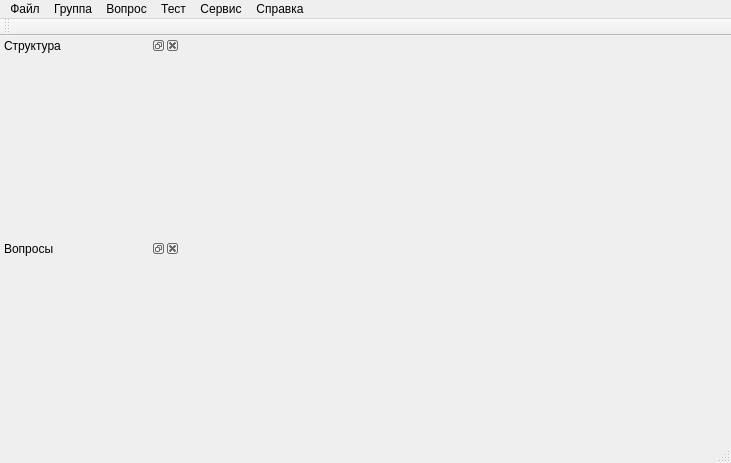
<?xml version="1.0" encoding="UTF-8"?>
<ui version="4.0">
 <class>MainWindow</class>
 <widget class="QMainWindow" name="MainWindow">
  <property name="windowModality">
   <enum>Qt::WindowModal</enum>
  </property>
  <property name="geometry">
   <rect>
    <x>0</x>
    <y>0</y>
    <width>731</width>
    <height>463</height>
   </rect>
  </property>
  <property name="windowTitle">
   <string>Редактор тестов</string>
  </property>
  <property name="windowIcon">
   <iconset resource="../../res/res.qrc">
    <normaloff>:/TestBuilder/sample.ico</normaloff>:/TestBuilder/sample.ico</iconset>
  </property>
  <property name="autoFillBackground">
   <bool>false</bool>
  </property>
  <property name="styleSheet">
   <string notr="true">#QuestPanel
{ 
background-color: gainsboro;
background-image: url(:/images/pagefold.png);
background-position: top right;
background-repeat: no-repeat
}</string>
  </property>
  <property name="documentMode">
   <bool>false</bool>
  </property>
  <widget class="QWidget" name="centralWidget"/>
  <widget class="QMenuBar" name="menuBar">
   <property name="geometry">
    <rect>
     <x>0</x>
     <y>0</y>
     <width>731</width>
     <height>21</height>
    </rect>
   </property>
   <widget class="QMenu" name="fileMenu">
    <property name="title">
     <string>Файл</string>
    </property>
   </widget>
   <widget class="QMenu" name="questMainMenu">
    <property name="title">
     <string>Тест</string>
    </property>
   </widget>
   <widget class="QMenu" name="groupMenu">
    <property name="title">
     <string>Группа</string>
    </property>
   </widget>
   <widget class="QMenu" name="questionMenu">
    <property name="title">
     <string>Вопрос</string>
    </property>
   </widget>
   <widget class="QMenu" name="menu">
    <property name="title">
     <string>Сервис</string>
    </property>
    <widget class="QMenu" name="styleMenu_2">
     <property name="title">
      <string>Оформление</string>
     </property>
    </widget>
    <addaction name="styleMenu_2"/>
    <addaction name="connectAction"/>
   </widget>
   <widget class="QMenu" name="menu_2">
    <property name="title">
     <string>Справка</string>
    </property>
    <addaction name="about"/>
    <addaction name="about_Qt"/>
   </widget>
   <addaction name="fileMenu"/>
   <addaction name="groupMenu"/>
   <addaction name="questionMenu"/>
   <addaction name="questMainMenu"/>
   <addaction name="menu"/>
   <addaction name="menu_2"/>
  </widget>
  <widget class="QToolBar" name="mainToolBar">
   <property name="iconSize">
    <size>
     <width>16</width>
     <height>16</height>
    </size>
   </property>
   <property name="toolButtonStyle">
    <enum>Qt::ToolButtonIconOnly</enum>
   </property>
   <attribute name="toolBarArea">
    <enum>TopToolBarArea</enum>
   </attribute>
   <attribute name="toolBarBreak">
    <bool>false</bool>
   </attribute>
  </widget>
  <widget class="QStatusBar" name="statusBar"/>
  <widget class="QDockWidget" name="questDock">
   <property name="sizePolicy">
    <sizepolicy hsizetype="Minimum" vsizetype="Preferred">
     <horstretch>0</horstretch>
     <verstretch>0</verstretch>
    </sizepolicy>
   </property>
   <property name="minimumSize">
    <size>
     <width>180</width>
     <height>38</height>
    </size>
   </property>
   <property name="maximumSize">
    <size>
     <width>180</width>
     <height>524287</height>
    </size>
   </property>
   <property name="windowTitle">
    <string>Структура</string>
   </property>
   <attribute name="dockWidgetArea">
    <number>1</number>
   </attribute>
   <widget class="QWidget" name="dockWidgetContents"/>
  </widget>
  <widget class="QDockWidget" name="questlistDock">
   <property name="sizePolicy">
    <sizepolicy hsizetype="Minimum" vsizetype="Preferred">
     <horstretch>0</horstretch>
     <verstretch>0</verstretch>
    </sizepolicy>
   </property>
   <property name="minimumSize">
    <size>
     <width>180</width>
     <height>38</height>
    </size>
   </property>
   <property name="maximumSize">
    <size>
     <width>180</width>
     <height>524287</height>
    </size>
   </property>
   <property name="windowTitle">
    <string>Вопросы</string>
   </property>
   <attribute name="dockWidgetArea">
    <number>1</number>
   </attribute>
   <widget class="QWidget" name="dockWidgetContents_2"/>
  </widget>
  <action name="connectAction">
   <property name="text">
    <string>Подключение...</string>
   </property>
  </action>
  <action name="action">
   <property name="text">
    <string>Транзакция</string>
   </property>
  </action>
  <action name="action_3">
   <property name="text">
    <string>Применить изменения</string>
   </property>
  </action>
  <action name="about">
   <property name="text">
    <string>О программе...</string>
   </property>
  </action>
  <action name="about_Qt">
   <property name="text">
    <string>О Qt...</string>
   </property>
  </action>
  <action name="action5">
   <property name="text">
    <string>5</string>
   </property>
  </action>
 </widget>
 <layoutdefault spacing="6" margin="11"/>
 <resources>
  <include location="../../res/res.qrc"/>
  <include location="../../res/res.qrc"/>
 </resources>
 <connections/>
</ui>
